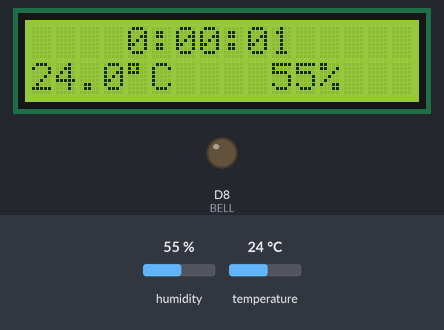
Bench run of a sketch on a simulated ESP8266 (NodeMCU). On the bench: 16×2 character LCD, output pins drawn as LEDs (lit = HIGH). The inputs (shaded band) are chosen by the test bench; at power-on: humidity 55 %, temperature 24 °C. WiFi joins after 1.5 s; servers stay silent unless stated; uploads are accepted with an empty reply; what the sketch prints to the serial monitor is not drawn.

Above: at 2.8 s.
2.9 s: humidity set to 22 %
At 4.8 s:
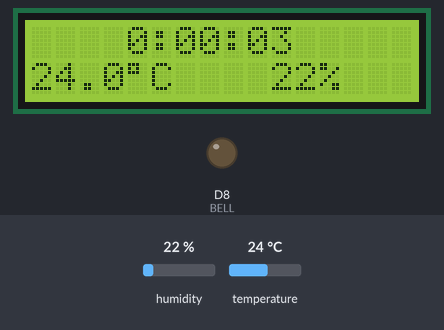
6.8 s: temperature set to 12 °C
At 9.2 s:
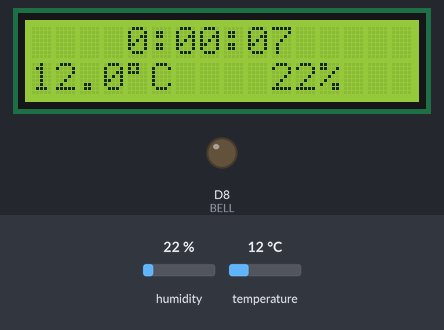
10.9 s: humidity set to 40 %
At 14.2 s:
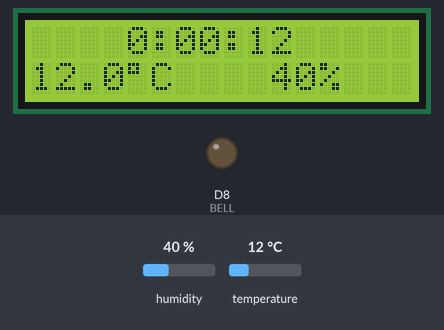
15.0 s: temperature set to 19 °C
At 17.94 s:
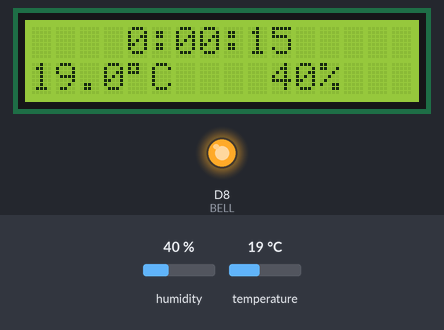
Timing chart, 0 to 19.5 s (numbered marks = the images above; inputs shaded):
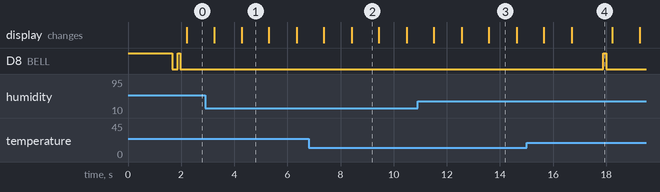

Measured:
- what the display in image 1 shows lasts 1.0 s, from 4.3 s to 5.3 s
- what the display in image 4 shows lasts 1.5 s, from 16.7 s to 18.2 s

The sketch:

DHT11_ESP8266.ino
```cpp
#include <DHT.h>
#include <ESP8266WiFi.h>
#include <ESP8266HTTPClient.h>
#include <WiFiManager.h>
#include <LiquidCrystal_I2C.h>

#define DHTPIN D6
#define DHTTYPE DHT11

#define BELL D8

DHT dht(DHTPIN, DHTTYPE);
float humi;
float temp;

void GetTemp();
void CalcTimer();

void Http_ReQuest(String request);
void GetTimer();

void Beat();

uint8_t h, m, s;
String s_time;

uint8_t count;

//const int rs = D0, en = D1, d4 = D2, d5 = D3, d6 = D4, d7 = D5;
//LiquidCrystal lcd(rs, en, d4, d5, d6, d7);
LiquidCrystal_I2C lcd(0x27, 16, 2);

//const String Host = "http://192.168.1.7:8080//temp/";
const String Host = "http://hunghlv.onlinewebshop.net/temp/";
String request;
/*
 Mach NodeMCU
 SDA: D2
 SCL: D1
 */


void setup() {
  // put your setup code here, to run once:
  pinMode(BELL, OUTPUT);
  digitalWrite(BELL, HIGH);

  Serial.begin(115200);
  Serial.println("\r\nDHT vs ESP8266 TESTING.......\r\n");

  dht.begin();

  lcd.begin();

  Serial.println("\r\nCONNECT TO WIFI.......\r\n");
  WiFiManager wifiManager;
  wifiManager.autoConnect("Temprature Server");

  //GetTimer();
  count = 0;

  Beat();
}

void loop() {
  if(count % 15 == 0)
  {
    //http://hunghlv.onlinewebshop.net/temp/update.php?temp=33&humi=99
    request = Host + "update.php?temp=" + String(temp) + "&humi=" + String(humi);
    Http_ReQuest(request);
    Beat();

    GetTimer();
  }

  GetTemp();
  CalcTimer();
  lcd.setCursor(3, 0);
  lcd.print(s_time);

  delay(1000);
  count++;
}


void CalcTimer()
{
  if(++s > 59)
  {
    s = 0;
    if(++m > 59)
    {
      m = 0;
      if(++h > 23)
      {
        h = 0;
      }
    }
  }
  if(h < 10) s_time = " " + String(h) + ":";
  else s_time = String(h) + ":";

  if(m < 10) s_time += "0" + String(m) + ":";
  else s_time += String(m) + ":";

  if(s < 10) s_time += "0" + String(s);
  else s_time += String(s);
}


void GetTemp()
{
  humi = dht.readHumidity();
  temp = dht.readTemperature();

  if(isnan(humi)||isnan(temp))
  {
    Serial.println("\r\nFail to read data from DHT sensor\r\n");
    return;
  }
  else
  {
    Serial.println("\r\n");
    Serial.print("Temp: ");Serial.print(temp, 1); Serial.println("oC");

    Serial.print("Humidity: ");Serial.print(humi, 0);Serial.println("%");
    //Serial.println("\r\n\r\n");

    lcd.setCursor(0, 1);
    // print the number of seconds since reset:
    lcd.print(temp, 1);
    lcd.write(0xDF);//ky hieu do C
    lcd.print("C    ");
    lcd.print(humi, 0);
    lcd.print("%  ");
  }
}

void Http_ReQuest(String request){
 if(WiFi.status() == WL_CONNECTED)
 {
   HTTPClient http;
   http.begin(request);
   int httpCODE = http.GET();
   Serial.println(request);
   Serial.println("http code: " + String(httpCODE));
   http.end();
   }
 }

void GetTimer()
{
 if(WiFi.status() == WL_CONNECTED)
 {
  request = Host + "gettime.php";
   HTTPClient http;
   http.begin(request);
   if(http.GET() > 0)
   {
    s_time = http.getString();
    h = s_time.substring(0, 2).toInt();
    m = s_time.substring(3, 5).toInt();
    s = s_time.substring(6, 8).toInt();
   }
   http.end();
  }
}

void Beat()
{
  digitalWrite(BELL, HIGH);
  delay(100);
  digitalWrite(BELL, LOW);
}
```
